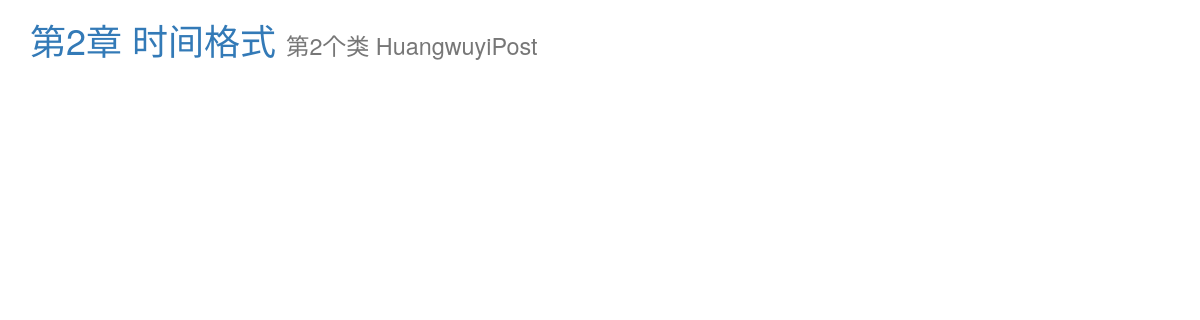
The app's page /androidUtil/chapter/2/2/, older data.
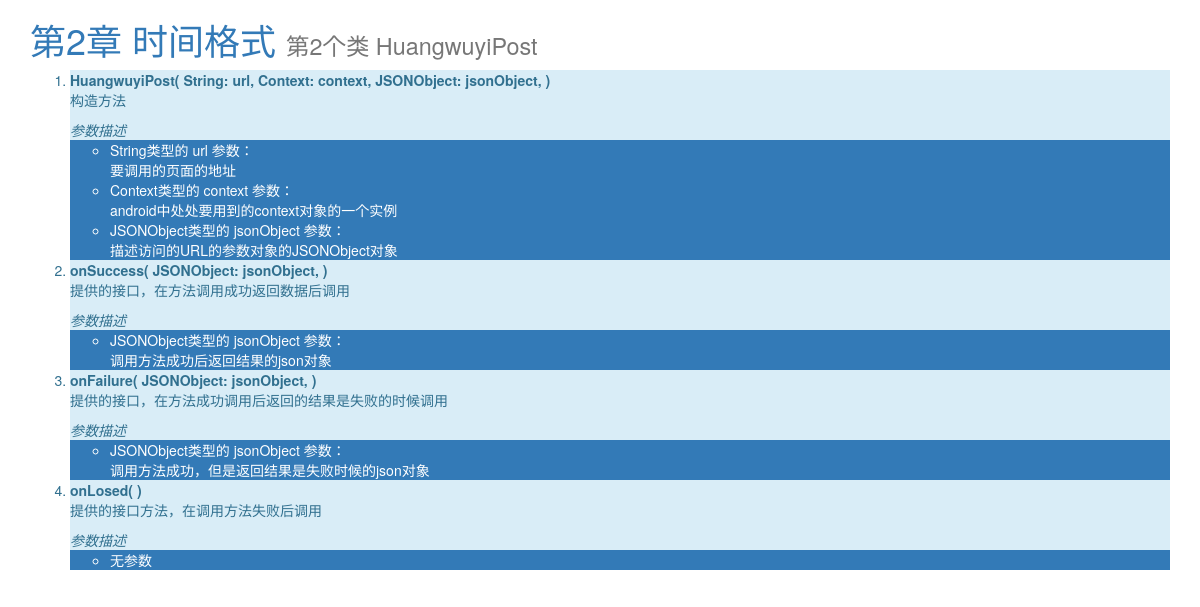
The same page, newer data.
### helloAndroidUtil/models.py (models this page shows, shortened)
class Chapter(models.Model):
    chapter_name = models.CharField(max_length=200)
    chapter_lsno = models.IntegerField()
    chapter_descripe = models.TextField()

class ChapterItem(models.Model):
    item_name = models.CharField(max_length=200)
    item_descripe = models.TextField()
    item_lsno = models.IntegerField()
    chapter = models.ForeignKey(Chapter, on_delete=models.CASCADE)

class ItemMethod(models.Model):
    method_name = models.CharField(max_length=200)
    method_descripe = models.TextField()
    method_lsno = models.IntegerField()
    method_type = models.CharField(max_length=50)
    chapter_item = models.ForeignKey(ChapterItem, on_delete=models.CASCADE)

class MethodParameter(models.Model):
    parameter_lsno = models.IntegerField()
    parameter_type = models.CharField(max_length=200)
    parameter_name = models.CharField(max_length=200)
    parameter_descripe = models.TextField()
    itemMethod = models.ForeignKey(ItemMethod, on_delete=models.CASCADE)

### helloAndroidUtil/views.py (the view)
# urls.py: path("chapter/<int:chapter_lsno>/<int:item_lsno>/", views.chapter_item_method),
def chapter_item_method(request, chapter_lsno, item_lsno):
    chapter = Chapter.objects.get(chapter_lsno=chapter_lsno)
    chapter_item = ChapterItem.objects.get(item_lsno=item_lsno)
    item_method_list = ItemMethod.objects.filter(chapter_item=chapter_item)
    for item_method in item_method_list:
        item_method.parameters = MethodParameter.objects.filter(itemMethod_id=item_method.id)
    return render(request, "helloAndroidUtil/chapter_item_detail.html", {"chapter_item": chapter_item, \
                                                                         "item_method_list": item_method_list, \
                                                                         "chapter": chapter})

### helloAndroidUtil/templates/helloAndroidUtil/chapter_item_detail.html (shortened to what this page needs)
<!DOCTYPE html>
<html lang="en">
<head>
    {% load static %}
    <link rel="stylesheet" type="text/css" href="{% static 'helloAndroidUtil/bootstrap.css' %}">
</head>
<body>
<div class="container">
    <div class="jumbotorn">
        {% if chapter %}
        <h1><a href="/androidUtil/chapter/{{chapter.chapter_lsno}}">第{{ chapter.chapter_lsno }}章
            {{ chapter.chapter_name}}</a>
            {% endif %}
            {% if chapter_item %}
            <small>第{{ chapter_item.item_lsno }}个类 {{ chapter_item.item_name }}</small>
            {% endif %}
        </h1>
    </div>
    <ol>
        {% if item_method_list %}
        {% for item_method in item_method_list %}
        <li class="text-info bg-info">
            <strong>{{ item_method.method_name }}(
                {% for parameter in item_method.parameters %}
                {{ parameter.parameter_type }}: {{ parameter.parameter_name}},
                {% endfor %}
                )</strong>
            <p> {{ item_method.method_descripe }} </p>
            <em>参数描述</em>
            <ul class="bg-primary">
                {% if item_method.parameters %}
                {% for parameter in item_method.parameters %}
                <li>
                    {{ parameter.parameter_type }}类型的 {{ parameter.parameter_name}} 参数：<br/>
                    {{ parameter.parameter_descripe }}
                </li>
                {% endfor %}
                {% else %}
                <li>无参数</li>
                {% endif %}
            </ul>
        </li>
        {% endfor %}
        {% endif %}
    </ol>
</div>
</body>
</html>

Row changes from the older to the newer data that the page shows:
added ItemMethod: method_name "HuangwuyiPost", method_descripe "构造方法"
added MethodParameter: parameter_type "String", parameter_name "url", parameter_descripe "要调用的页面的地址"
added MethodParameter: parameter_type "Context", parameter_name "context", parameter_descripe "android中处处要用到的context对象的一个实例"
added MethodParameter: parameter_type "JSONObject", parameter_name "jsonObject", parameter_descripe "描述访问的URL的参数对象的JSONObject对象"
added ItemMethod: method_name "onSuccess", method_descripe "提供的接口，在方法调用成功返回数据后调用"
added MethodParameter: parameter_type "JSONObject", parameter_name "jsonObject", parameter_descripe "调用方法成功后返回结果的json对象"
added ItemMethod: method_name "onFailure", method_descripe "提供的接口，在方法成功调用后返回的结果是失败的时候调用"
added MethodParameter: parameter_type "JSONObject", parameter_name "jsonObject", parameter_descripe "调用方法成功，但是返回结果是失败时候的json对象"
added ItemMethod: method_name "onLosed", method_descripe "提供的接口方法，在调用方法失败后调用", shows "无参数"
